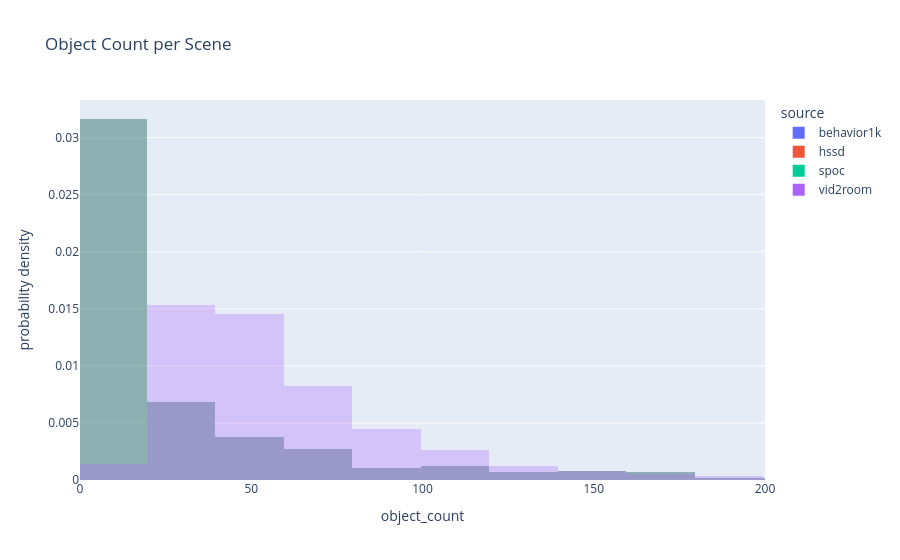

Notebook code for this chart:
### Code cell
import plotly.express as px
import pandas as pd

rows = []
for key, d in data.items():
    total_scene_count = sum(d["scene_object_counts"])
    for count in d["scene_object_counts"]:
        rows.append({"source": key, "object_count": count, "total_scene_count": total_scene_count})

df = pd.DataFrame(rows)

fig = px.histogram(df, x="object_count", color="source", nbins=100, range_x=[0, 200],
                   barmode="group", histnorm="probability density",
                   title="Object Count per Scene")
fig.show()

### Figure 1 — Plotly figure (JSON) as saved in the notebook; plotly's stock layout.template omitted (floating-point values rounded to 4 significant figures; data arrays with more than 128 entries replaced by an {"elided": "..."} marker saying what was removed)
{"data": [{"bingroup": "x", "histnorm": "probability density", "hovertemplate": "source=behavior1k<br>object_count=%{x}<br>probability density=%{y}<extra></extra>", "legendgroup": "behavior1k", "marker": {"color": "#636efa", "opacity": 0.3, "pattern": {"shape": ""}}, "name": "behavior1k", "nbinsx": 100, "orientation": "v", "showlegend": true, "type": "histogram", "x": {"elided": "373 int values"}, "xaxis": "x", "yaxis": "y"}, {"bingroup": "x", "histnorm": "probability density", "hovertemplate": "source=hssd<br>object_count=%{x}<br>probability density=%{y}<extra></extra>", "legendgroup": "hssd", "marker": {"color": "#EF553B", "opacity": 0.3, "pattern": {"shape": ""}}, "name": "hssd", "nbinsx": 100, "orientation": "v", "showlegend": true, "type": "histogram", "x": {"elided": "373 int values"}, "xaxis": "x", "yaxis": "y"}, {"bingroup": "x", "histnorm": "probability density", "hovertemplate": "source=spoc<br>object_count=%{x}<br>probability density=%{y}<extra></extra>", "legendgroup": "spoc", "marker": {"color": "#00cc96", "opacity": 0.3, "pattern": {"shape": ""}}, "name": "spoc", "nbinsx": 100, "orientation": "v", "showlegend": true, "type": "histogram", "x": {"elided": "373 int values"}, "xaxis": "x", "yaxis": "y"}, {"bingroup": "x", "histnorm": "probability density", "hovertemplate": "source=vid2room<br>object_count=%{x}<br>probability density=%{y}<extra></extra>", "legendgroup": "vid2room", "marker": {"color": "#ab63fa", "opacity": 0.3, "pattern": {"shape": ""}}, "name": "vid2room", "nbinsx": 100, "orientation": "v", "showlegend": true, "type": "histogram", "x": {"elided": "1732 int values"}, "xaxis": "x", "yaxis": "y"}], "layout": {"barmode": "overlay", "legend": {"title": {"text": "source"}, "tracegroupgap": 0}, "title": {"text": "Object Count per Scene"}, "xaxis": {"anchor": "y", "domain": [0, 1], "range": [0, 200], "title": {"text": "object_count"}}, "yaxis": {"anchor": "x", "domain": [0, 1], "title": {"text": "probability density"}}}}
